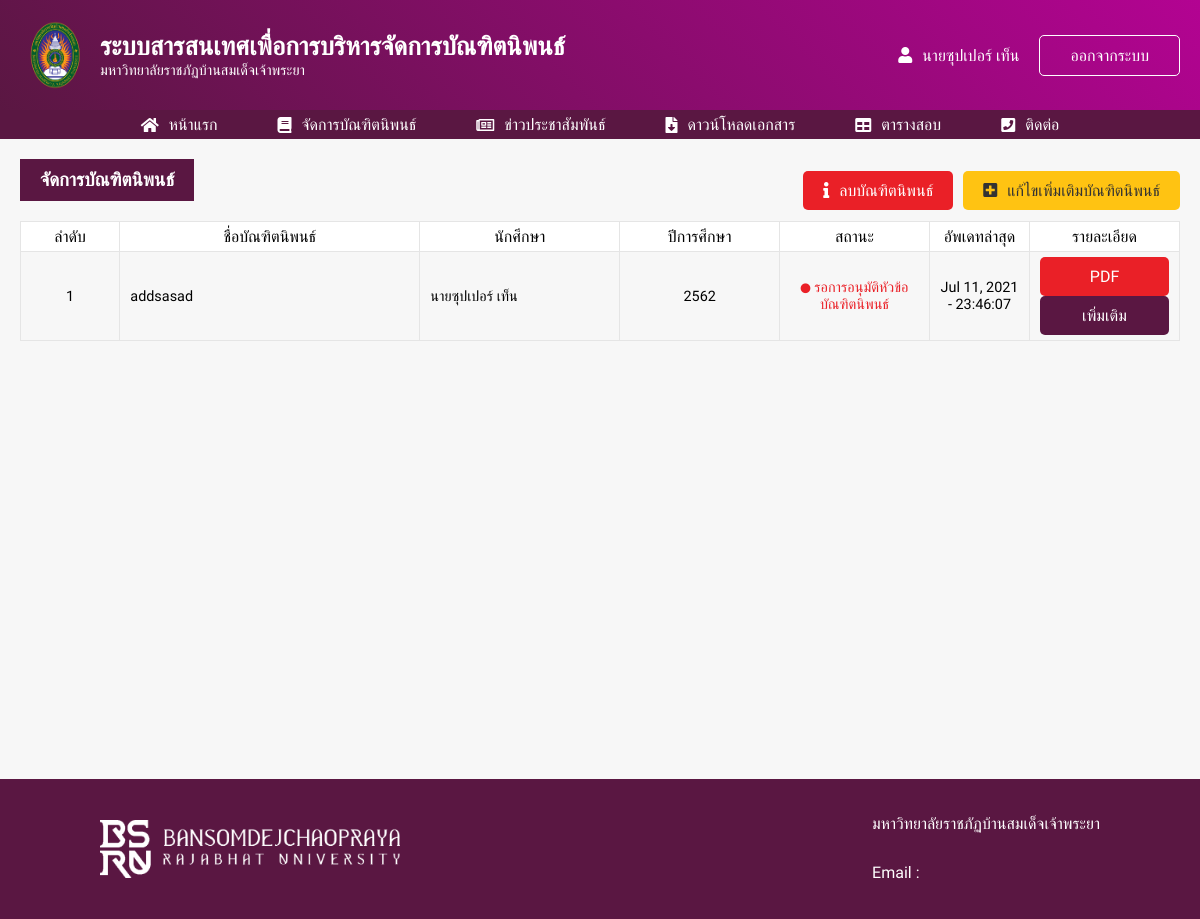
The page /_student_research.php?student_id=6 on the database its author committed.
### tables this page shows
CREATE TABLE `student` (
  `student_id` int(10) NOT NULL,
  `tname` varchar(20) NOT NULL,
  `fname` varchar(100) NOT NULL,
  `lname` varchar(100) NOT NULL,
  `class` varchar(20) DEFAULT NULL,
  `field` varchar(200) DEFAULT NULL,
  `faculty` varchar(200) DEFAULT NULL,
  `email` varchar(60) NOT NULL,
  `tel` varchar(20) NOT NULL,
  `student_card` varchar(15) NOT NULL,
  `username` varchar(50) NOT NULL,
  `password` varchar(100) NOT NULL,
  `dateofbirth` varchar(20) NOT NULL,
  `status` int(1) NOT NULL,
  `research_id` int(10) NOT NULL,
  `create_up` varchar(20) NOT NULL
);

CREATE TABLE `research` (
  `research_id` int(6) NOT NULL,
  `name_th` varchar(400) NOT NULL,
  `name_eng` varchar(400) NOT NULL,
  `look` varchar(100) DEFAULT NULL,
  `types` varchar(100) NOT NULL,
  `term` varchar(5) NOT NULL,
  `year` varchar(10) NOT NULL,
  `personal_main` int(6) NOT NULL,
  `personal_sup` int(6) NOT NULL,
  `student_one` varchar(200) NOT NULL,
  `student_two` varchar(200) DEFAULT NULL,
  `abstract` varchar(1000) NOT NULL,
  `file1` varchar(200) DEFAULT NULL,
  `file2` varchar(200) DEFAULT NULL,
  `file3` varchar(200) DEFAULT NULL,
  `file4` varchar(200) DEFAULT NULL,
  `status1` int(1) NOT NULL,
  `status2` int(1) NOT NULL,
  `status3` int(1) NOT NULL,
  `status4` int(1) NOT NULL,
  `create_up` text NOT NULL,
  `update_up` text NOT NULL
);

### _student_research.php (the view, shortened to what this page needs)
<!DOCTYPE html>
<html lang="en">
  <head>
    <?php include('root.php'); ?>
    <?php include('import.php'); ?>
  </head>
  <body>
  <?php include('student_navbarLogin.php'); ?>
    <section  class="container">
      <div class="txt-header-manage">
        <h3 class="text-header">จัดการบัณฑิตนิพนธ์</h3>
        <?php
    $stmt = $pdo->query("select * from student where student_id = ".$_REQUEST['student_id']." ");
    while($row = $stmt->fetch(PDO::FETCH_ASSOC)){
      $research_id = $row['research_id'] ;
      if($row['research_id'] == 0){
  ?>
        <a href="student_researchAdd.php?student_id=<?php echo $_REQUEST['student_id'] ; ?>" class="btn btn-success"><i class="fas fa-plus-square"></i>เพิ่มบัณฑิตนิพนธ์</a>
        <?php
      }
      else{
  ?>
      <div class="btn-research-control">
        <a style="margin-right: 10px;" id="sureDelete" class="btn btn-danger"><i class="fas fa-info"></i>ลบบัณฑิตนิพนธ์</a>
        <a href="student_researchUpdate.php?student_id=<?php echo $_REQUEST['student_id'] ; ?>" class="btn btn-warning"><i class="fas fa-plus-square"></i>แก้ไขเพิ่มเติมบัณฑิตนิพนธ์</a>
      </div>
 <?php
      }
    }
  ?>
     </div>
      <div class="table-scroll">
        <table class="table table-research">
            <thead>
              <tr>
                <th>ลำดับ</th>
                <th class="w-300">ชื่อบัณฑิตนิพนธ์</th>
                <th class="w-200">นักศึกษา</th>
                <th>ปีการศึกษา</th>
                <th class="w-150">สถานะ</th>
                <th class="w-100">อัพเดทล่าสุด</th>
                <th class="w-150">รายละเอียด</th>
              </tr>
            </thead>
            <tbody>
            <?php
    $stmt = $pdo->query("select * from research where research_id = ".$research_id." ");
    while($row = $stmt->fetch(PDO::FETCH_ASSOC)){
      $count = 1 ;
      if($row['status1'] != 0){
  ?>
              <tr>
                <td><p class="p-td-center"><?php echo $count ; ?></p></td>
                <td>
                  <p>
                    <?php echo $row['name_th'] ; ?>
                  </p>
                </td>
                <td>
                  <p><?php echo $row['student_one'] ; ?></p>
                </td>
                <td><p class="p-td-center"><?php echo $row['year'] ; ?></p></td>
                <td>
                  <?php
                    if($row['status1'] == 1){
                  ?>
                  <p class="color-danger p-td-center">
                    <i class="fas fa-circle"></i> รอการอนุมัติหัวข้อบัณฑิตนิพนธ์
                  <?php
                    }
                    else{
                  ?>
                  <p class="color-success p-td-center">
                    <i class="fas fa-circle"></i> ผ่านหัวข้อบัณฑิตนิพนธ์
                  <?php
                    }
                  ?>
                  </p>
                </td>
                <td>
                  <p class="p-td-center"><?php echo $row['update_up'] ; ?></p>
                </td>
                <td>
                  <a target="_blank" href="research/<?php echo $research_id; ?>/<?php echo $row['file1']; ?>" class="btn btn-danger">PDF</a>
                  <a href="researchDetail.php?student_id=<?php echo $_REQUEST['student_id'] ; ?>&research_id=<?php echo $research_id; ?>" class="btn btn-primary">เพิ่มเติม</a>
                </td>
              </tr>
          <?php
          }
          ?>
          <?php
    }
  ?>
            </tbody>
          </table>
      </div>
    </section>
    <?php include('footer.php'); ?>
  </body>
</html>

### student_navbarLogin.php (shortened to what this page needs)
  <?php
    $stmt = $pdo->query("select * from student where student_id = ".$_REQUEST['student_id']." ");
    while($row = $stmt->fetch(PDO::FETCH_ASSOC)){
  ?>
<nav>
    <div class="nav-container">
        <a href="index.php?student_id=<?php echo $row['student_id'] ; ?>" class="nav-logo">
            <div class="nav-logo-img">
                <img src="img/logo-main.png" />
            </div>
            <div class="nav-logo-title">
                <p>ระบบสารสนเทศเพื่อการบริหารจัดการบัณฑิตนิพนธ์</p>
                <p>มหาวิทยาลัยราชภัฏบ้านสมเด็จเจ้าพระยา</p>
            </div>
        </a>
        <div class="nav-login">
            <a href="student_profile.php?student_id=<?php echo $row['student_id'] ; ?>" class="user-has-login"><i class="fas fa-user"></i><?php echo $row['tname'] ; ?><?php echo $row['fname'] ; ?> <?php echo $row['lname'] ; ?></a>
            <a onclick="logout()" class="btn btn-login">ออกจากระบบ</a>
        </div>
    </div>
</nav>
<section class="nav-menu">
    <ul class="nav-menu-container">
        <li>
            <a href="index.php?student_id=<?php echo $row['student_id'] ; ?>"><i class="fas fa-home"></i> หน้าแรก</a>
        </li>
        <li>
            <a href="student_research.php?student_id=<?php echo $row['student_id'] ; ?>"><i class="fas fa-book"></i> จัดการบัณฑิตนิพนธ์</a>
        </li>
        <li>
            <a href="news.php?student_id=<?php echo $row['student_id'] ; ?>"><i class="far fa-newspaper"></i> ข่าวประชาสัมพันธ์</a>
        </li>
        <li>
            <a href="paper.php?student_id=<?php echo $row['student_id'] ; ?>"><i class="fas fa-file-download"></i> ดาวน์โหลดเอกสาร</a>
        </li>
        <li>
            <a href="exam.php?student_id=<?php echo $row['student_id'] ; ?>"><i class="fas fa-table"></i> ตารางสอบ</a>
        </li>
        <li>
            <a href="contact.php?student_id=<?php echo $row['student_id'] ; ?>"><i class="fas fa-phone-square"></i> ติดต่อ</a>
        </li>
    </ul>
</section>
<?php
   }
  ?>

### css/style.css (style rules this page uses)
* { margin: 0; padding: 0; box-sizing: border-box; font-family: 'Prompt', sans-serif; text-decoration: none; }
:root { --color-primary: #5a1742; --color-sub: #b30392; --color-light: #fff; --danger: #EA2027; --warning: #FFC312; --success: #1abc9c; --info: #3498db; }
.btn { display: flex; justify-content: center; align-items: center; border: none; font-size: 1rem; border-radius: 5px; transition: .3s ease; cursor: pointer; padding: 10px 20px; text-align: center; }
.btn-primary { background: var(--color-primary); color: var(--color-light); }
.btn-danger { background: var(--danger); color: var(--color-light); }
.btn-warning { background: var(--warning); color: #333; }
.btn-primary i, .btn-danger i , .btn-warning i , .btn-success i, .btn-info i { margin-right: 10px; }
.color-danger { color: var(--danger) !important; }
.container { max-width: 1200px; margin: 0 auto; padding: 20px; min-height: 80vh; }
body { background: #f7f7f7; }
.table-scroll { width: 100%; overflow-x: auto; }
.table { width: 100%; min-width: 1000px; cursor: default; }
.table th, .table td { border: 1px solid #e5e5e5; padding: 5px 10px; background: #fff; }
.table th { font-weight: 500; }
.table, .table th, .table td { border-collapse: collapse; }
.table tbody tr:nth-child(odd) td { background: #f7f7f7; }
nav { width: 100%; padding: 20px 0; background: linear-gradient(45deg, var(--color-primary), var(--color-sub)); }
.nav-container { display: flex; justify-content: space-between; align-items: center; max-width: 1200px; margin: 0 auto; padding: 0 20px; }
.nav-logo { display: flex; align-items: center; }
.nav-logo-img { width: 70px; height: 70px; margin-right: 10px; }
.nav-logo-img img { width: 100%; height: 100%; object-fit: contain; }
.nav-logo-title p { color: var(--color-light); }
.nav-logo-title p:first-child { font-size: 1.6rem; font-weight: 600; }
.nav-logo-title p:last-child { font-size: .9rem; font-weight: 300; }
.nav-login { display: flex; align-items: center; }
.user-has-login { color: var(--color-light); margin-right: 20px; }
.user-has-login i { margin-right: 10px; }
.btn-login { color: var(--color-light); border: 1px solid var(--color-light); padding: 10px 30px; }
.nav-menu { width: 100%; background: var(--color-primary); position: sticky; }
.nav-menu-container { max-width: 1200px; margin: 0 auto; display: flex; justify-content: center; }
.nav-menu-container li { list-style: none; }
.nav-menu-container li a { display: flex; justify-content: center; align-items: center; color: var(--color-light); padding: 5px 20px; margin: 0 10px; transition: .3s ease; }
.nav-menu-container li a i { margin-right: 10px; }
.text-header { color: var(--color-light); background: var(--color-primary); width: fit-content; padding: 10px 20px; margin-bottom: 20px; }
.table-research { border: 1px solid #e5e5e5; }
.table-research p { font-size: .9rem; }
.table-research p i { font-size: 10px; }
.p-td-center { text-align: center; }
.w-100 { width: 100px; }
.w-150 { width: 150px; }
.w-200 { width: 200px; }
.w-300 { width: 300px; }
.txt-header-manage { width: 100%; display: flex; justify-content: space-between; align-items: center; }
.btn-research-control { display: flex; }

### rows shown on the page
student: tname "นาย", fname "ซุปเปอร์", lname "เท็น"
research: count "1", name_th "addsasad", student_one "นายซุปเปอร์ เท็น", year "2562", status1 1 (drawn), update_up "Jul 11, 2021 - 23:46:07"
